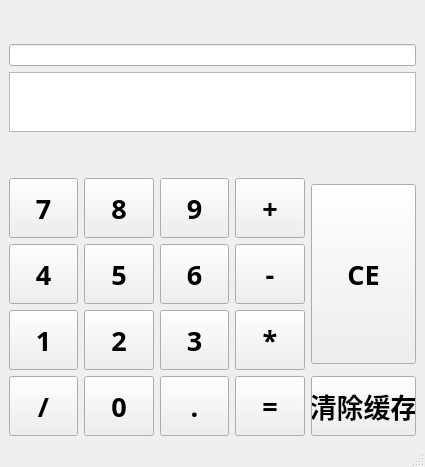
<?xml version="1.0" encoding="UTF-8"?>
<ui version="4.0">
 <class>MainWindow</class>
 <widget class="QMainWindow" name="MainWindow">
  <property name="geometry">
   <rect>
    <x>0</x>
    <y>0</y>
    <width>425</width>
    <height>467</height>
   </rect>
  </property>
  <property name="windowTitle">
   <string>MainWindow</string>
  </property>
  <widget class="QWidget" name="centralwidget">
   <layout class="QVBoxLayout" name="verticalLayout">
    <item>
     <spacer name="verticalSpacer_2">
      <property name="orientation">
       <enum>Qt::Vertical</enum>
      </property>
      <property name="sizeType">
       <enum>QSizePolicy::Expanding</enum>
      </property>
      <property name="sizeHint" stdset="0">
       <size>
        <width>20</width>
        <height>40</height>
       </size>
      </property>
     </spacer>
    </item>
    <item>
     <widget class="QLineEdit" name="lineEdit_input"/>
    </item>
    <item>
     <widget class="QTextBrowser" name="textBrowser">
      <property name="sizePolicy">
       <sizepolicy hsizetype="Expanding" vsizetype="Fixed">
        <horstretch>0</horstretch>
        <verstretch>0</verstretch>
       </sizepolicy>
      </property>
      <property name="minimumSize">
       <size>
        <width>0</width>
        <height>0</height>
       </size>
      </property>
      <property name="maximumSize">
       <size>
        <width>16777215</width>
        <height>60</height>
       </size>
      </property>
     </widget>
    </item>
    <item>
     <layout class="QGridLayout" name="gridLayout">
      <item row="1" column="0">
       <widget class="QPushButton" name="pushButton_7">
        <property name="minimumSize">
         <size>
          <width>60</width>
          <height>60</height>
         </size>
        </property>
        <property name="font">
         <font>
          <family>Adobe Devanagari</family>
          <pointsize>20</pointsize>
          <weight>75</weight>
          <bold>true</bold>
         </font>
        </property>
        <property name="text">
         <string>7</string>
        </property>
       </widget>
      </item>
      <item row="3" column="2">
       <widget class="QPushButton" name="pushButton_3">
        <property name="minimumSize">
         <size>
          <width>60</width>
          <height>60</height>
         </size>
        </property>
        <property name="font">
         <font>
          <family>Adobe Devanagari</family>
          <pointsize>20</pointsize>
          <weight>75</weight>
          <bold>true</bold>
         </font>
        </property>
        <property name="text">
         <string>3</string>
        </property>
       </widget>
      </item>
      <item row="2" column="2">
       <widget class="QPushButton" name="pushButton_6">
        <property name="minimumSize">
         <size>
          <width>60</width>
          <height>60</height>
         </size>
        </property>
        <property name="font">
         <font>
          <family>Adobe Devanagari</family>
          <pointsize>20</pointsize>
          <weight>75</weight>
          <bold>true</bold>
         </font>
        </property>
        <property name="text">
         <string>6</string>
        </property>
       </widget>
      </item>
      <item row="1" column="4" rowspan="3">
       <widget class="QPushButton" name="pushButton_CE">
        <property name="minimumSize">
         <size>
          <width>60</width>
          <height>180</height>
         </size>
        </property>
        <property name="font">
         <font>
          <family>Adobe Devanagari</family>
          <pointsize>20</pointsize>
          <weight>75</weight>
          <bold>true</bold>
         </font>
        </property>
        <property name="text">
         <string>CE</string>
        </property>
       </widget>
      </item>
      <item row="1" column="3">
       <widget class="QPushButton" name="pushButton_add">
        <property name="minimumSize">
         <size>
          <width>60</width>
          <height>60</height>
         </size>
        </property>
        <property name="font">
         <font>
          <family>Adobe Devanagari</family>
          <pointsize>20</pointsize>
          <weight>75</weight>
          <bold>true</bold>
         </font>
        </property>
        <property name="text">
         <string>+</string>
        </property>
       </widget>
      </item>
      <item row="2" column="0">
       <widget class="QPushButton" name="pushButton_4">
        <property name="minimumSize">
         <size>
          <width>60</width>
          <height>60</height>
         </size>
        </property>
        <property name="font">
         <font>
          <family>Adobe Devanagari</family>
          <pointsize>20</pointsize>
          <weight>75</weight>
          <bold>true</bold>
         </font>
        </property>
        <property name="text">
         <string>4</string>
        </property>
       </widget>
      </item>
      <item row="1" column="2">
       <widget class="QPushButton" name="pushButton_9">
        <property name="minimumSize">
         <size>
          <width>60</width>
          <height>60</height>
         </size>
        </property>
        <property name="font">
         <font>
          <family>Adobe Devanagari</family>
          <pointsize>20</pointsize>
          <weight>75</weight>
          <bold>true</bold>
         </font>
        </property>
        <property name="text">
         <string>9</string>
        </property>
       </widget>
      </item>
      <item row="2" column="3">
       <widget class="QPushButton" name="pushButton_minus">
        <property name="minimumSize">
         <size>
          <width>60</width>
          <height>60</height>
         </size>
        </property>
        <property name="font">
         <font>
          <family>Adobe Devanagari</family>
          <pointsize>20</pointsize>
          <weight>75</weight>
          <bold>true</bold>
         </font>
        </property>
        <property name="text">
         <string>-</string>
        </property>
       </widget>
      </item>
      <item row="1" column="1">
       <widget class="QPushButton" name="pushButton_8">
        <property name="minimumSize">
         <size>
          <width>60</width>
          <height>60</height>
         </size>
        </property>
        <property name="font">
         <font>
          <family>Adobe Devanagari</family>
          <pointsize>20</pointsize>
          <weight>75</weight>
          <bold>true</bold>
         </font>
        </property>
        <property name="text">
         <string>8</string>
        </property>
       </widget>
      </item>
      <item row="3" column="3">
       <widget class="QPushButton" name="pushButton_mul">
        <property name="minimumSize">
         <size>
          <width>60</width>
          <height>60</height>
         </size>
        </property>
        <property name="font">
         <font>
          <family>Adobe Devanagari</family>
          <pointsize>20</pointsize>
          <weight>75</weight>
          <bold>true</bold>
         </font>
        </property>
        <property name="text">
         <string>*</string>
        </property>
       </widget>
      </item>
      <item row="2" column="1">
       <widget class="QPushButton" name="pushButton_5">
        <property name="minimumSize">
         <size>
          <width>60</width>
          <height>60</height>
         </size>
        </property>
        <property name="font">
         <font>
          <family>Adobe Devanagari</family>
          <pointsize>20</pointsize>
          <weight>75</weight>
          <bold>true</bold>
         </font>
        </property>
        <property name="text">
         <string>5</string>
        </property>
       </widget>
      </item>
      <item row="4" column="0">
       <widget class="QPushButton" name="pushButton_divide">
        <property name="minimumSize">
         <size>
          <width>60</width>
          <height>60</height>
         </size>
        </property>
        <property name="font">
         <font>
          <family>Adobe Devanagari</family>
          <pointsize>20</pointsize>
          <weight>75</weight>
          <bold>true</bold>
         </font>
        </property>
        <property name="text">
         <string>/</string>
        </property>
       </widget>
      </item>
      <item row="3" column="1">
       <widget class="QPushButton" name="pushButton_2">
        <property name="minimumSize">
         <size>
          <width>60</width>
          <height>60</height>
         </size>
        </property>
        <property name="font">
         <font>
          <family>Adobe Devanagari</family>
          <pointsize>20</pointsize>
          <weight>75</weight>
          <bold>true</bold>
         </font>
        </property>
        <property name="text">
         <string>2</string>
        </property>
       </widget>
      </item>
      <item row="4" column="2">
       <widget class="QPushButton" name="pushButton_point">
        <property name="minimumSize">
         <size>
          <width>60</width>
          <height>60</height>
         </size>
        </property>
        <property name="font">
         <font>
          <family>Adobe Devanagari</family>
          <pointsize>20</pointsize>
          <weight>75</weight>
          <bold>true</bold>
         </font>
        </property>
        <property name="text">
         <string>.</string>
        </property>
       </widget>
      </item>
      <item row="4" column="3">
       <widget class="QPushButton" name="pushButton_equal">
        <property name="minimumSize">
         <size>
          <width>60</width>
          <height>60</height>
         </size>
        </property>
        <property name="font">
         <font>
          <family>Adobe Devanagari</family>
          <pointsize>20</pointsize>
          <weight>75</weight>
          <bold>true</bold>
         </font>
        </property>
        <property name="text">
         <string>=</string>
        </property>
       </widget>
      </item>
      <item row="4" column="1">
       <widget class="QPushButton" name="pushButton_0">
        <property name="minimumSize">
         <size>
          <width>60</width>
          <height>60</height>
         </size>
        </property>
        <property name="font">
         <font>
          <family>Adobe Devanagari</family>
          <pointsize>20</pointsize>
          <weight>75</weight>
          <bold>true</bold>
         </font>
        </property>
        <property name="text">
         <string>0</string>
        </property>
       </widget>
      </item>
      <item row="4" column="4">
       <widget class="QPushButton" name="pushButton_QCHC">
        <property name="minimumSize">
         <size>
          <width>60</width>
          <height>60</height>
         </size>
        </property>
        <property name="font">
         <font>
          <family>Adobe Devanagari</family>
          <pointsize>20</pointsize>
          <weight>75</weight>
          <bold>true</bold>
         </font>
        </property>
        <property name="text">
         <string>清除缓存</string>
        </property>
       </widget>
      </item>
      <item row="0" column="1">
       <spacer name="verticalSpacer">
        <property name="orientation">
         <enum>Qt::Vertical</enum>
        </property>
        <property name="sizeType">
         <enum>QSizePolicy::Fixed</enum>
        </property>
        <property name="sizeHint" stdset="0">
         <size>
          <width>20</width>
          <height>40</height>
         </size>
        </property>
       </spacer>
      </item>
      <item row="3" column="0">
       <widget class="QPushButton" name="pushButton_1">
        <property name="minimumSize">
         <size>
          <width>60</width>
          <height>60</height>
         </size>
        </property>
        <property name="font">
         <font>
          <family>Adobe Devanagari</family>
          <pointsize>20</pointsize>
          <weight>75</weight>
          <bold>true</bold>
         </font>
        </property>
        <property name="text">
         <string>1</string>
        </property>
       </widget>
      </item>
     </layout>
    </item>
   </layout>
  </widget>
  <widget class="QMenuBar" name="menubar">
   <property name="geometry">
    <rect>
     <x>0</x>
     <y>0</y>
     <width>425</width>
     <height>23</height>
    </rect>
   </property>
  </widget>
  <widget class="QStatusBar" name="statusbar"/>
 </widget>
 <resources/>
 <connections/>
</ui>
